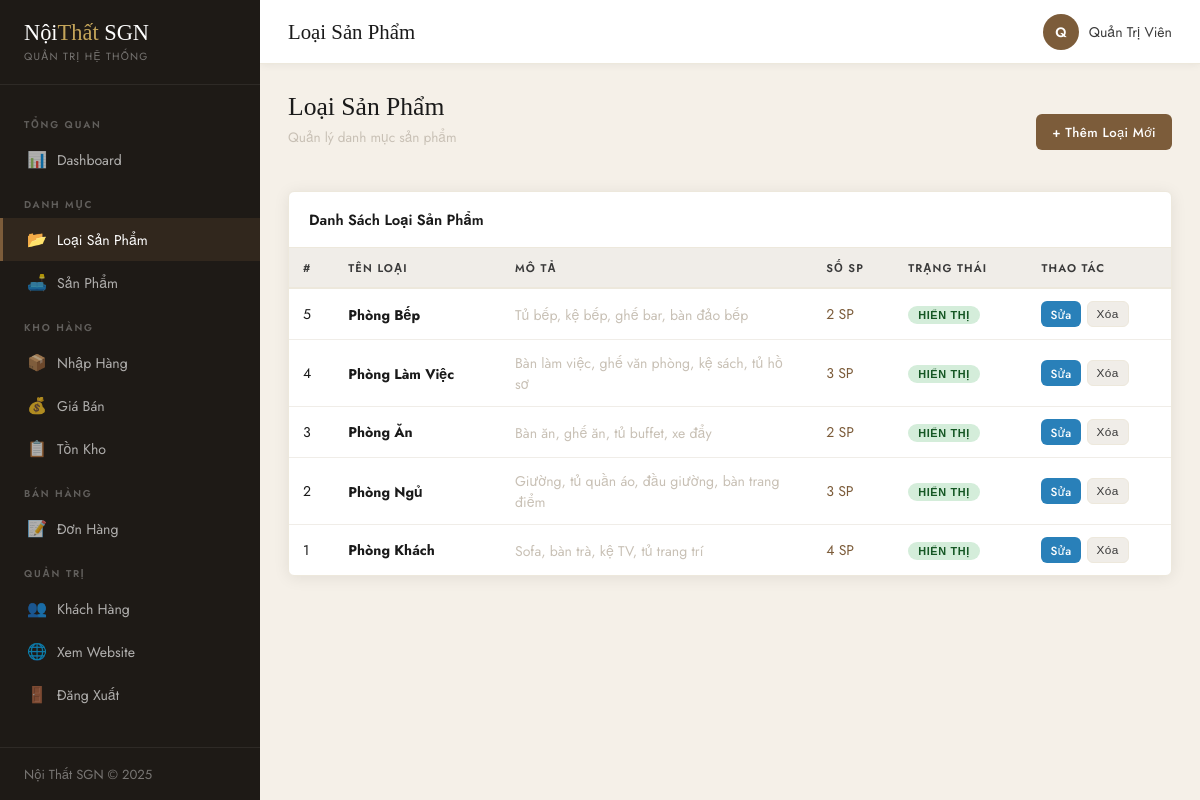
Screenshot of /admin/categories.php (signed in) with the database file from the repository.
### tables this page shows
CREATE TABLE loai_sp (
    ma_loai     INT AUTO_INCREMENT PRIMARY KEY,
    ten_loai    VARCHAR(100) NOT NULL,
    mo_ta       TEXT,
    trang_thai  TINYINT(1) DEFAULT 1 COMMENT '1=hiện, 0=ẩn',
    created_at  DATETIME DEFAULT CURRENT_TIMESTAMP
);

### admin/categories.php (the view, shortened to what this page needs)
<?php
require_once __DIR__ . '/includes/header.php';
$loais = $conn->query("SELECT ls.*, (SELECT COUNT(*) FROM san_pham WHERE ma_loai=ls.ma_loai) as sp_count FROM loai_sp ls ORDER BY ls.ma_loai DESC");
?>
<div class="d-flex justify-between align-center mb-20">
    <div><h2 class="page-title">Loại Sản Phẩm</h2><p class="page-sub">Quản lý danh mục sản phẩm</p></div>
    <a href="?add=1" class="btn btn-primary">+ Thêm Loại Mới</a>
</div>
<div class="admin-card">
    <div class="admin-card-header"><h3>Danh Sách Loại Sản Phẩm</h3></div>
    <div style="overflow-x:auto;">
        <table class="data-table">
            <thead>
                <tr><th>#</th><th>Tên loại</th><th>Mô tả</th><th>Số SP</th><th>Trạng thái</th><th>Thao tác</th></tr>
            </thead>
            <tbody>
                <?php while ($l = $loais->fetch_assoc()): ?>
                <tr>
                    <td><?= $l['ma_loai'] ?></td>
                    <td><strong><?= htmlspecialchars($l['ten_loai']) ?></strong></td>
                    <td class="text-muted" style="max-width:250px;"><?= htmlspecialchars(mb_strimwidth($l['mo_ta']??'',0,60,'...','UTF-8')) ?></td>
                    <td><a href="<?= SITE_URL ?>/admin/products.php?loai=<?= $l['ma_loai'] ?>" style="color:var(--walnut);"><?= $l['sp_count'] ?> SP</a></td>
                    <td>
                        <form method="POST" style="display:inline;">
                            <button type="submit" class="badge <?= $l['trang_thai'] ? 'badge-success' : 'badge-secondary' ?>" style="border:none;cursor:pointer;">
                                <?= $l['trang_thai'] ? 'Hiển thị' : 'Đã ẩn' ?>
                            </button>
                        </form>
                    </td>
                    <td>
                        <div class="action-group">
                            <a href="?edit=<?= $l['ma_loai'] ?>" class="btn btn-xs btn-info">Sửa</a>
                            <?php if ($l['sp_count'] == 0): ?>
                            <form method="POST" style="display:inline;">
                                <input type="hidden" name="action" value="delete">
                                <input type="hidden" name="ma_loai" value="<?= $l['ma_loai'] ?>">
                                <button type="submit" class="btn btn-xs btn-danger confirm-delete">Xóa</button>
                            </form>
                            <?php else: ?>
                            <button class="btn btn-xs btn-secondary" disabled title="Đang có sản phẩm">Xóa</button>
                            <?php endif; ?>
                        </div>
                    </td>
                </tr>
                <?php endwhile; ?>
            </tbody>
        </table>
    </div>
</div>
<?php require_once __DIR__ . '/includes/footer.php'; ?>

### assets/css/admin.css (style rules this page uses)
:root { --sidebar-w: 260px; --header-h: 64px; --cream: #F7F2E9; --charcoal: #1A1A1A; --charcoal-mid:#3A3A3A; --walnut: #7C5C3A; --gold: #C4A55A; --white: #FFFFFF; --gray-light: #F0EDE8; --gray-mid: #C8C0B5; --red: #C0392B; --green: #27AE60; --blue: #2980B9; --sidebar-bg: #1E1A16; --sidebar-text:rgba(255,255,255,0.65); --sidebar-hover:rgba(255,255,255,0.08); --sidebar-active:#7C5C3A; --cream-dark: #EDE8DC; --shadow: 0 2px 16px rgba(0,0,0,0.08); --radius: 6px; --transition: all 0.25s ease; --font-body: 'Jost','Helvetica Neue',sans-serif; --font-display:'Cormorant Garamond',Georgia,serif; }
*, *::before, *::after { box-sizing:border-box; margin:0; padding:0; }
body { font-family:var(--font-body); background:#F5F0E8; color:var(--charcoal); font-size:14px; }
a { text-decoration:none; color:inherit; }
.admin-card { background:var(--white); border:1px solid var(--cream-dark); border-radius:var(--radius); box-shadow:var(--shadow); margin-bottom:24px; }
.admin-card-header { padding:16px 20px; border-bottom:1px solid var(--cream-dark); display:flex; align-items:center; justify-content:space-between; flex-wrap:wrap; gap:12px; }
.admin-card-header h3 { font-family:var(--font-body); font-size:0.92rem; font-weight:600; color:var(--charcoal); }
.data-table { width:100%; border-collapse:collapse; font-size:0.88rem; }
.data-table th { background:var(--gray-light); padding:11px 14px; text-align:left; font-size:0.7rem; font-weight:600; letter-spacing:0.1em; text-transform:uppercase; color:var(--charcoal-mid); border-bottom:2px solid var(--cream-dark); white-space:nowrap; }
.data-table td { padding:12px 14px; border-bottom:1px solid var(--gray-light); vertical-align:middle; }
.data-table tr:last-child td { border-bottom:none; }
.btn { display:inline-flex; align-items:center; gap:6px; padding:8px 16px; border-radius:var(--radius); font-size:0.82rem; font-weight:500; cursor:pointer; border:none; transition:var(--transition); letter-spacing:0.03em; }
.btn-xs { padding:4px 9px; font-size:0.74rem; }
.btn-primary { background:var(--walnut); color:var(--white); }
.btn-info { background:var(--blue); color:var(--white); }
.btn-secondary { background:var(--gray-light); color:var(--charcoal-mid); border:1px solid var(--cream-dark); }
.action-group { display:flex; gap:6px; flex-wrap:wrap; }
.badge { display:inline-block; padding:3px 10px; border-radius:20px; font-size:0.68rem; font-weight:600; letter-spacing:0.06em; text-transform:uppercase; }
.badge-success { background:#D4EDDA; color:#155724; }
.page-title { font-family:var(--font-display); font-size:1.6rem; font-weight:400; margin-bottom:4px; }
.page-sub { color:var(--gray-mid); font-size:0.85rem; margin-bottom:24px; }
.text-muted { color:var(--gray-mid); }
.d-flex { display:flex; }
.align-center { align-items:center; }
.justify-between { justify-content:space-between; }
.mb-20 { margin-bottom:20px; }

### rows the page displays
loai_sp: ma_loai "5", ten_loai "Phòng Bếp", mo_ta "Tủ bếp, kệ bếp, ghế bar, bàn đảo bếp", sp_count "2", trang_thai "HIỂN THỊ"
loai_sp: ma_loai "4", ten_loai "Phòng Làm Việc", mo_ta "Bàn làm việc, ghế văn phòng, kệ sách, tủ hồ sơ", sp_count "3", trang_thai "HIỂN THỊ"
loai_sp: ma_loai "3", ten_loai "Phòng Ăn", mo_ta "Bàn ăn, ghế ăn, tủ buffet, xe đẩy", sp_count "2", trang_thai "HIỂN THỊ"
loai_sp: ma_loai "2", ten_loai "Phòng Ngủ", mo_ta "Giường, tủ quần áo, đầu giường, bàn trang điểm", sp_count "3", trang_thai "HIỂN THỊ"
loai_sp: ma_loai "1", ten_loai "Phòng Khách", mo_ta "Sofa, bàn trà, kệ TV, tủ trang trí", sp_count "4", trang_thai "HIỂN THỊ"

### other values shown
$page_title "Loại Sản Phẩm"
mb_substr($admin_name,0,1,'UTF-8') "Q"
$admin_name "Quản Trị Viên"
